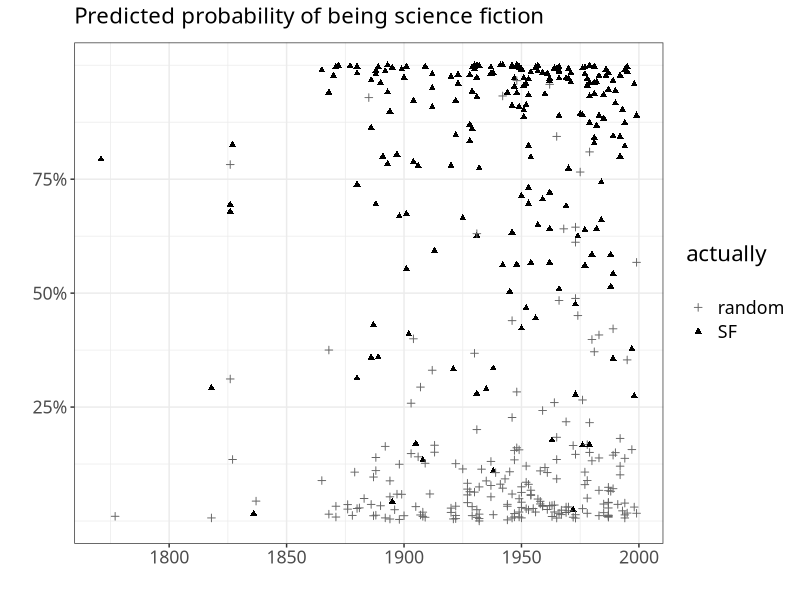
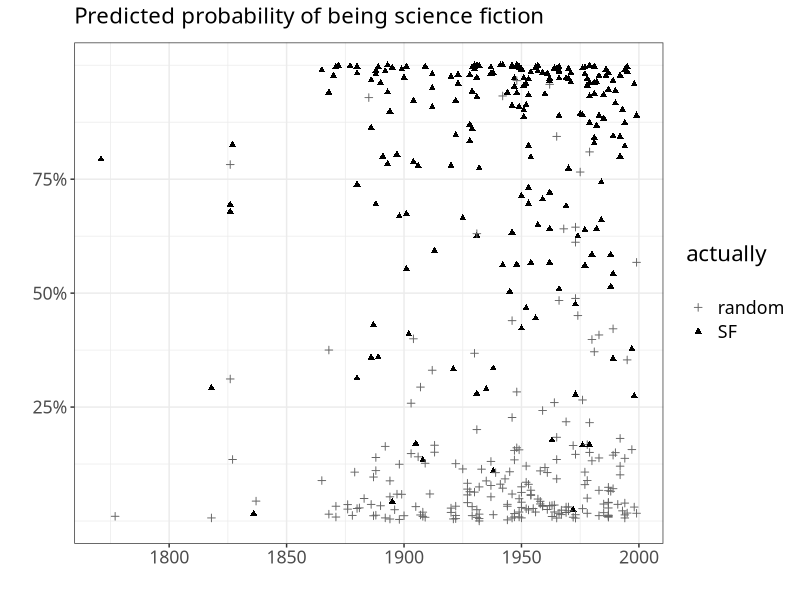
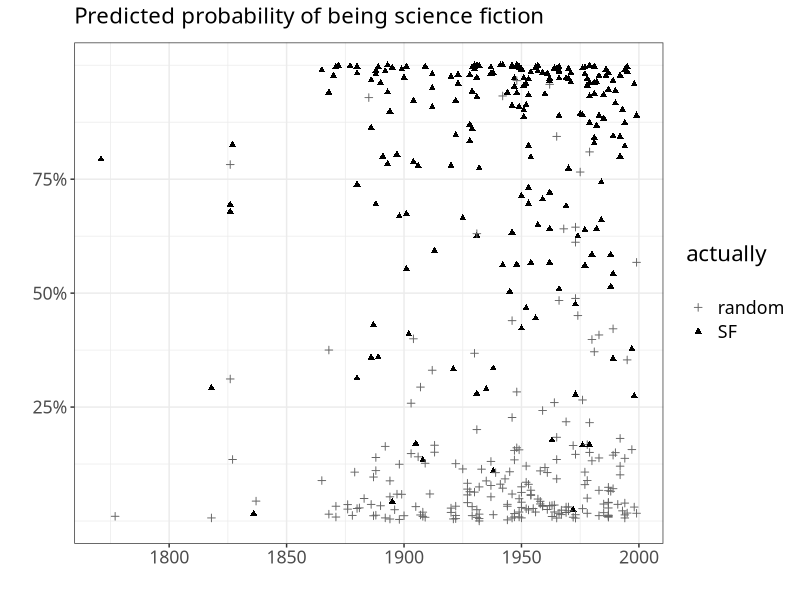

Source code (R) for these figures, in order:
library(scales)
library(ggplot2)
library(dplyr)
l <- read.csv('../modeloutput/allSF.csv')
l$realclass <- as.character(l$realclass)
l$realclass[l$realclass == '1'] <- 'SF'
l$realclass[l$realclass == '0'] <- 'random'
l$reviewed <- as.factor(l$realclass)

textframe = data.frame(label = c("L'An 2440"), x = c(1800), y = c(.7))

p <- ggplot(l, aes(x = dateused, y = logistic, color = reviewed, shape = reviewed)) + 
  geom_point() + scale_shape_manual(name="actually\n", values = c(3, 17)) + 
  scale_color_manual(name = "actually\n", values = c('gray40', 'black')) + 
  theme_bw() + theme(text = element_text(size = 16, family = 'Avenir Next Medium')) + 
  scale_y_continuous('', labels = percent, breaks = c(0.25,0.5,0.75)) + 
  scale_x_continuous("", breaks = c(1800,1850,1900,1950,2000)) +
  ggtitle('Predicted probability of being science fiction') +
  theme(plot.title = element_text(hjust = 0, margin = margin(b = 10), size = 16))
plot(p)

tiff("../images/C2Fig2allSF.tiff", height = 6, width = 9, units = 'in', res=400)
plot(p)
dev.off()
plot(p)